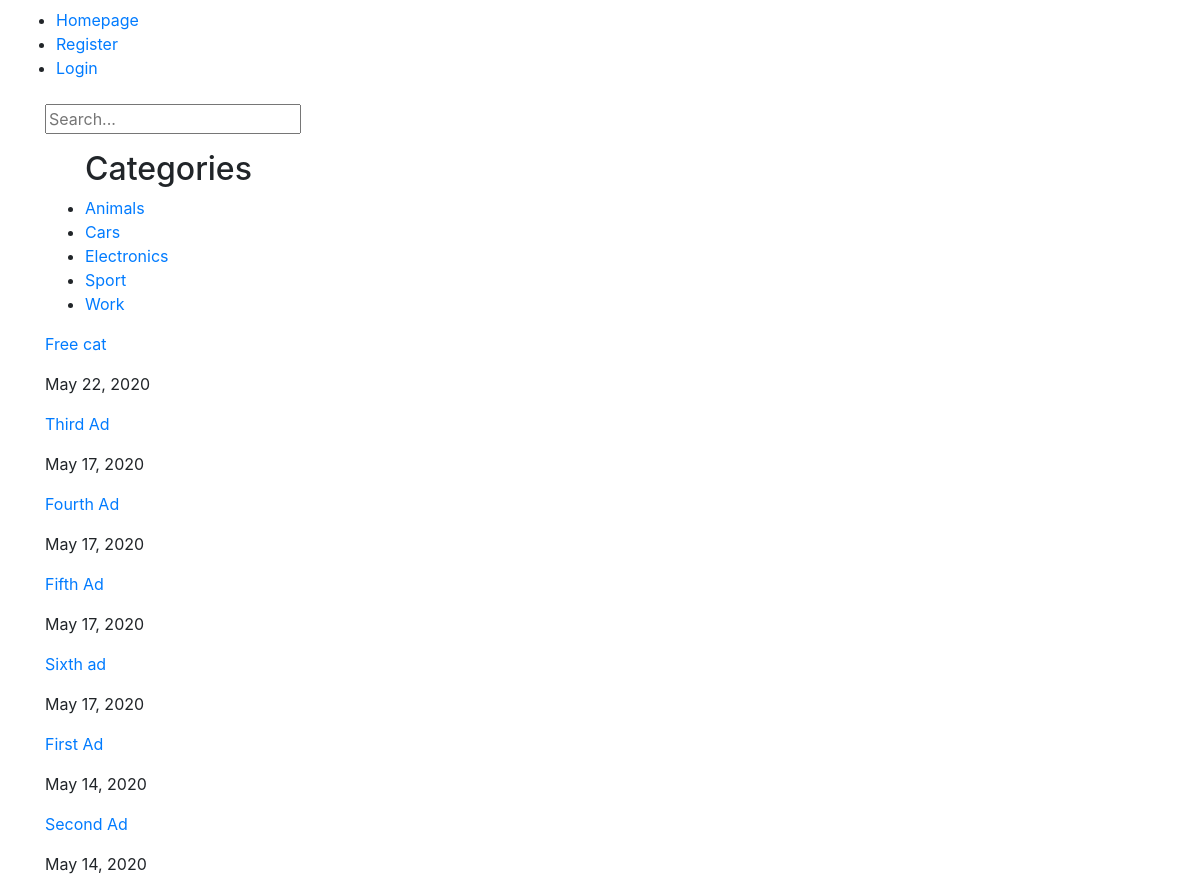
The page / on the database its author committed.
### ads/models.py (models this page shows, shortened)
class Ad(models.Model):
    CATEGORIES_CHOICES = [
        ('Cars', 'Cars'),
        ('Work', 'Work'),
        ('Animals', 'Animals'),
        ('Electronics', 'Electronics'),
        ('Sport', 'Sport'),
    ]
    title = models.CharField(max_length=100)
    content = models.TextField()
    category = models.CharField(max_length=100, choices=CATEGORIES_CHOICES)
    date_posted = models.DateField(default=timezone.now)
    author = models.ForeignKey(User, on_delete=models.CASCADE) #usunięcie usera usunie jego posty
    image = models.ImageField(upload_to='media', null=True, blank=True)
    times_viewed = models.IntegerField(default=0)

### ads/views.py (the view)
# urls.py: path('', AdListView.as_view(), name='ads-home'),
class AdListView(ListView):
    model = Ad
    template_name = 'ads/home.html' # <app>/<object>_<typeOfView> - tutaj - ads/ad_list
    context_object_name = 'ads'
    ordering = ['-date_posted']
    extra_context = {'categories': sorted(Ad.CATEGORIES_CHOICES)}

### ads/templates/ads/home.html (shortened to what this page needs)
{% extends 'ads/base.html' %}
{% block content %}
    <form action="{% url 'ad-search' %}" method="GET">
        <input name="q" type="text" placeholder="Search...">
    </form>
    <ul>
        <h2>Categories</h2>
        {% for category in categories %}
            <li><a href="{% url 'ads-filtered' category=category.0 %}">{{ category.0 }}</a></li>
        {% endfor %}
    </ul>
    {% for ad in ads %}
        <p><a href="{% url 'ad-detail' pk=ad.pk %}">{{ ad.title }}</a></p>
        <p>{{ ad.date_posted }}</p>
    {% endfor %}
{% endblock %}

### rows shown on the page
Ad: title "Free cat", date_posted "May 22, 2020"
Ad: title "Third Ad", date_posted "May 17, 2020"
Ad: title "Fourth Ad", date_posted "May 17, 2020"
Ad: title "Fifth Ad", date_posted "May 17, 2020"
Ad: title "Sixth ad", date_posted "May 17, 2020"
Ad: title "First Ad", date_posted "May 14, 2020"
Ad: title "Second Ad", date_posted "May 14, 2020"

### other values the page prints
{{ category.0 }} "Animals" "Cars" "Electronics" "Sport" "Work"
